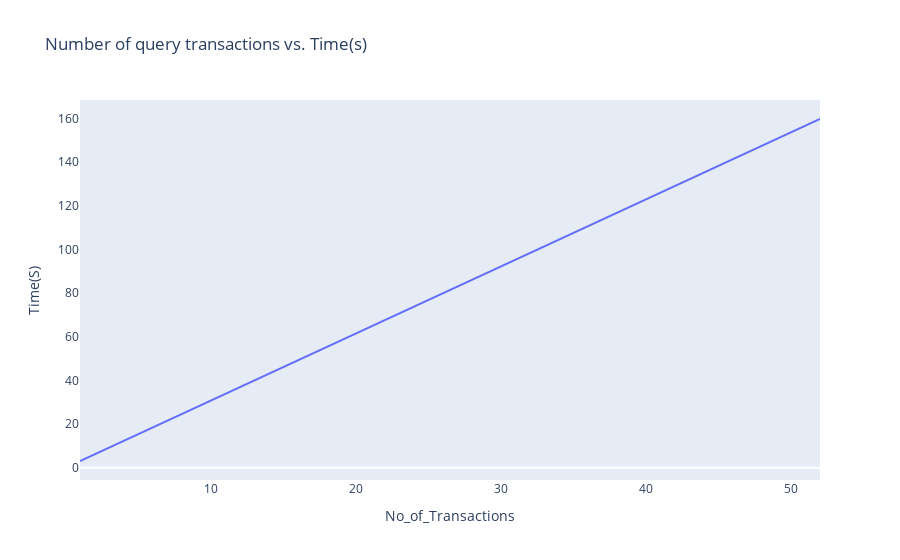

The code cell stored with this chart in its notebook:
### Code cell
fig1 = px.line(query,x="No_of_Transactions",y="Time(S)",title='Number of query transactions vs. Time(s)')
fig1.update_layout(xaxis_showgrid=False, yaxis_showgrid=False)
fig1.show()

### Figure 1 — Plotly figure (JSON) as saved in the notebook; plotly's stock layout.template omitted (floating-point values rounded to 4 significant figures)
{"data": [{"hovertemplate": "No_of_Transactions=%{x}<br>Time(S)=%{y}<extra></extra>", "legendgroup": "", "line": {"color": "#636efa", "dash": "solid"}, "mode": "lines", "name": "", "showlegend": false, "type": "scatter", "x": [1, 2, 4, 6, 8, 10, 14, 18, 22, 26, 32, 42, 52], "xaxis": "x", "y": [3.073, 6.149, 12.28, 18.44, 24.59, 30.73, 43.02, 55.32, 67.62, 80.0, 98.39, 129.1, 159.7], "yaxis": "y"}], "layout": {"legend": {"tracegroupgap": 0}, "title": {"text": "Number of query transactions vs. Time(s)"}, "xaxis": {"anchor": "y", "domain": [0, 1], "showgrid": false, "title": {"text": "No_of_Transactions"}}, "yaxis": {"anchor": "x", "domain": [0, 1], "showgrid": false, "title": {"text": "Time(S)"}}}}
